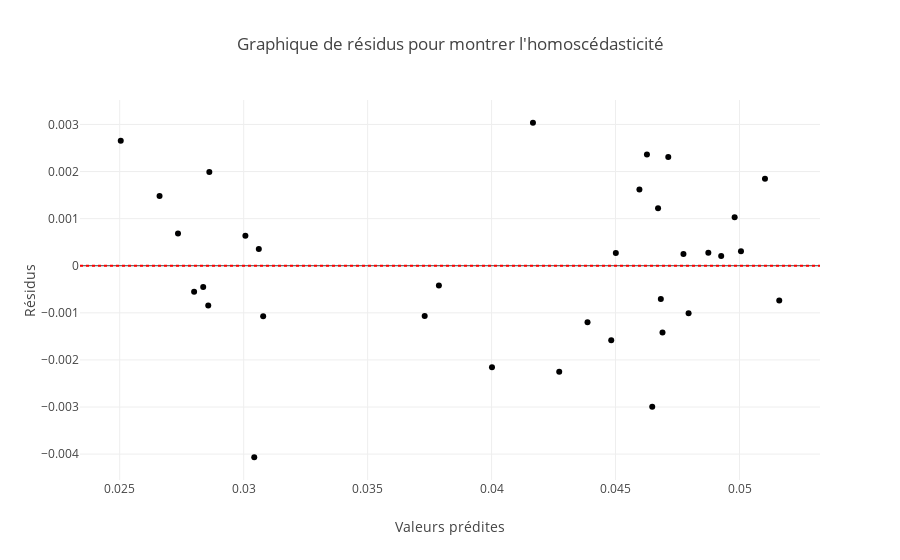

Source (notebook cell):
### Code cell
interpretation_tests(row_signi)
fig = px.scatter(x=results_signi.predict(var_signi), y=results_signi.resid, labels={'x': 'Valeurs prédites', 'y': 'Résidus'},
                 title='Graphique de résidus pour montrer l\'homoscédasticité')
fig.add_hline(y=0, line_dash="dot", line_color="red")

fig.show()

### Figure 1 — Plotly figure (JSON) as saved in the notebook; plotly's stock layout.template omitted (floating-point values rounded to 4 significant figures)
{"data": [{"hovertemplate": "Valeurs prédites=%{x}<br>Résidus=%{y}<extra></extra>", "legendgroup": "", "marker": {"color": "#000001", "symbol": "circle"}, "mode": "markers", "name": "", "orientation": "v", "showlegend": false, "type": "scatter", "x": [0.04713, 0.04926, 0.04774, 0.04596, 0.04627, 0.04648, 0.04483, 0.04273, 0.04167, 0.04689, 0.04671, 0.04683, 0.04874, 0.0516, 0.05103, 0.05006, 0.0498, 0.04795, 0.04501, 0.04387, 0.04002, 0.03787, 0.0373, 0.03079, 0.02862, 0.03061, 0.03007, 0.03043, 0.02504, 0.02837, 0.02857, 0.028, 0.02735, 0.02661], "xaxis": "x", "y": [0.002307, 0.0002053, 0.0002518, 0.001619, 0.002364, -0.002993, -0.001584, -0.002254, 0.003036, -0.001416, 0.001222, -0.0007048, 0.0002732, -0.0007379, 0.001849, 0.0003056, 0.001031, -0.001009, 0.0002683, -0.001199, -0.002157, -0.0004188, -0.00107, -0.001073, 0.001989, 0.000356, 0.0006389, -0.004067, 0.002652, -0.000454, -0.0008426, -0.0005528, 0.0006824, 0.001481], "yaxis": "y"}], "layout": {"legend": {"tracegroupgap": 0}, "shapes": [{"line": {"color": "red", "dash": "dot"}, "type": "line", "x0": 0, "x1": 1, "xref": "x domain", "y0": 0, "y1": 0, "yref": "y"}], "title": {"text": "Graphique de résidus pour montrer l'homoscédasticité"}, "xaxis": {"anchor": "y", "domain": [0, 1], "title": {"text": "Valeurs prédites"}}, "yaxis": {"anchor": "x", "domain": [0, 1], "title": {"text": "Résidus"}}}}
